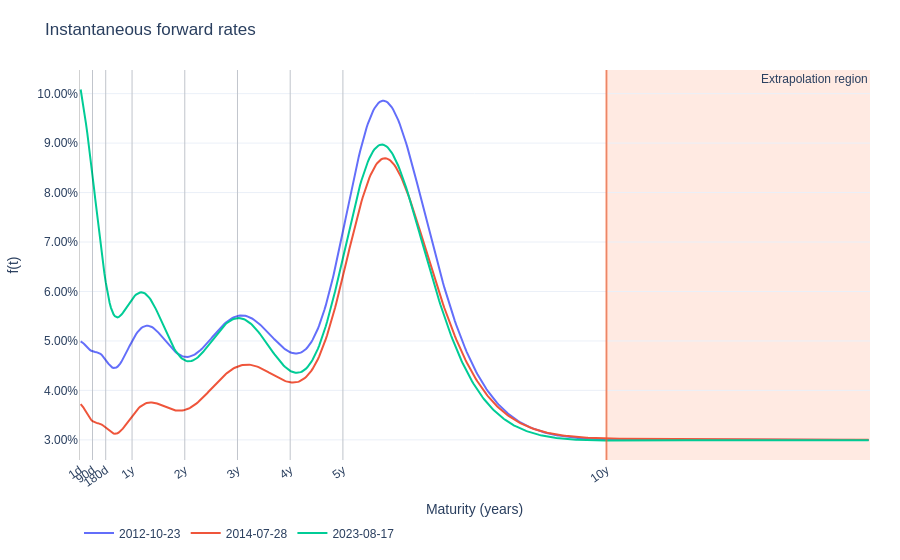

Notebook code cell kept with this figure:
### Markdown cell above
Finally, we plot the instantaneous forward rates for the same dates shown above. The smooth and stable forward shapes suggest that the frequency and smoothness penalties are doing their job. The shaded extrapolation region also makes explicit where the curve is driven purely by model assumptions rather than by market instruments.

One interesting feature is the hump that appears near the boundary of the information set. This hump emerges because the model must satisfy the imposed long-term forward rate: in order to anchor the long-run expectation, the curve is forced to bend upward (and then revert) close to the last liquid maturity. A large hump in this case indicates that the model is *over-correcting* in its choice of instantaneous forward curves to reconcile short-/medium-term market data with the long-term anchor. This is a warning sign that our chosen long-term level is likely inconsistent with the shapes implied by the observed curves.

### Code cell
fig = plot_instant_fwds(model, test_market_rates_df, t_max=15, dates=dates)
fig.show()

### Figure 1 — Plotly figure (JSON) as saved in the notebook; plotly's stock layout.template omitted (floating-point values rounded to 4 significant figures; data arrays with more than 128 entries replaced by an {"elided": "..."} marker saying what was removed)
{"data": [{"mode": "lines", "name": "2012-10-23", "type": "scatter", "x": {"elided": "599 float values"}, "y": {"elided": "599 float values"}}, {"mode": "lines", "name": "2014-07-28", "type": "scatter", "x": {"elided": "599 float values"}, "y": {"elided": "599 float values"}}, {"mode": "lines", "name": "2023-08-17", "type": "scatter", "x": {"elided": "599 float values"}, "y": {"elided": "599 float values"}}], "layout": {"annotations": [{"showarrow": false, "text": "Extrapolation region", "x": 15, "xanchor": "right", "xref": "x", "y": 1, "yanchor": "top", "yref": "y domain"}], "autosize": true, "font": {"family": "Arial", "size": 12}, "legend": {"orientation": "h", "x": 0, "xanchor": "left", "y": -0.15, "yanchor": "top"}, "margin": {"b": 70, "l": 60, "r": 30, "t": 70}, "shapes": [{"layer": "above", "line": {"color": "rgba(0,0,0,0.18)", "width": 1}, "type": "line", "x0": 0.002778, "x1": 0.002778, "xref": "x", "y0": 0, "y1": 1, "yref": "y domain"}, {"layer": "above", "line": {"color": "rgba(0,0,0,0.18)", "width": 1}, "type": "line", "x0": 0.25, "x1": 0.25, "xref": "x", "y0": 0, "y1": 1, "yref": "y domain"}, {"layer": "above", "line": {"color": "rgba(0,0,0,0.18)", "width": 1}, "type": "line", "x0": 0.5, "x1": 0.5, "xref": "x", "y0": 0, "y1": 1, "yref": "y domain"}, {"layer": "above", "line": {"color": "rgba(0,0,0,0.18)", "width": 1}, "type": "line", "x0": 1, "x1": 1, "xref": "x", "y0": 0, "y1": 1, "yref": "y domain"}, {"layer": "above", "line": {"color": "rgba(0,0,0,0.18)", "width": 1}, "type": "line", "x0": 2, "x1": 2, "xref": "x", "y0": 0, "y1": 1, "yref": "y domain"}, {"layer": "above", "line": {"color": "rgba(0,0,0,0.18)", "width": 1}, "type": "line", "x0": 3, "x1": 3, "xref": "x", "y0": 0, "y1": 1, "yref": "y domain"}, {"layer": "above", "line": {"color": "rgba(0,0,0,0.18)", "width": 1}, "type": "line", "x0": 4, "x1": 4, "xref": "x", "y0": 0, "y1": 1, "yref": "y domain"}, {"layer": "above", "line": {"color": "rgba(0,0,0,0.18)", "width": 1}, "type": "line", "x0": 5, "x1": 5, "xref": "x", "y0": 0, "y1": 1, "yref": "y domain"}, {"layer": "above", "line": {"color": "rgba(0,0,0,0.18)", "width": 1}, "type": "line", "x0": 10, "x1": 10, "xref": "x", "y0": 0, "y1": 1, "yref": "y domain"}, {"fillcolor": "LightSalmon", "layer": "below", "line": {"width": 0}, "opacity": 0.22, "type": "rect", "x0": 10, "x1": 15, "xref": "x", "y0": 0, "y1": 1, "yref": "y domain"}, {"layer": "above", "line": {"color": "rgba(255,100,50,0.65)", "width": 2}, "type": "line", "x0": 10, "x1": 10, "xref": "x", "y0": 0, "y1": 1, "yref": "y domain"}], "title": {"text": "Instantaneous forward rates", "xanchor": "left"}, "xaxis": {"automargin": true, "showgrid": true, "tickangle": -35, "tickfont": {"size": 12}, "tickmode": "array", "ticktext": ["1d", "90d", "180d", "1y", "2y", "3y", "4y", "5y", "10y"], "tickvals": [0.002778, 0.25, 0.5, 1, 2, 3, 4, 5, 10], "title": {"text": "Maturity (years)"}, "zeroline": false}, "yaxis": {"showgrid": true, "tickformat": ".2%", "title": {"text": "f(t)"}, "zeroline": false}}}
